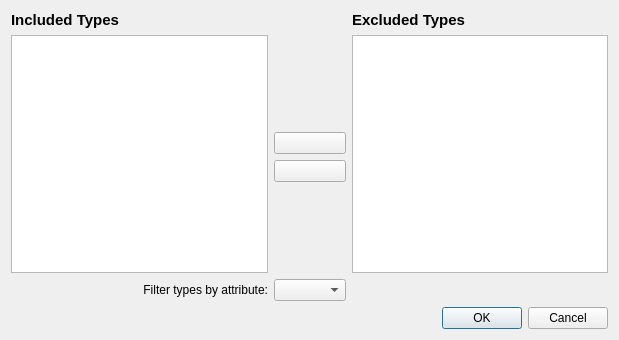
<?xml version="1.0" encoding="UTF-8"?>
<ui version="4.0">
 <class>Dialog</class>
 <widget class="QDialog" name="Dialog">
  <property name="geometry">
   <rect>
    <x>0</x>
    <y>0</y>
    <width>619</width>
    <height>340</height>
   </rect>
  </property>
  <property name="windowTitle">
   <string>Exclude Types From Analysis</string>
  </property>
  <layout class="QGridLayout" name="gridLayout">
   <item row="0" column="0">
    <widget class="QLabel" name="label">
     <property name="sizePolicy">
      <sizepolicy hsizetype="Preferred" vsizetype="Fixed">
       <horstretch>0</horstretch>
       <verstretch>0</verstretch>
      </sizepolicy>
     </property>
     <property name="maximumSize">
      <size>
       <width>16777215</width>
       <height>20</height>
      </size>
     </property>
     <property name="font">
      <font>
       <pointsize>11</pointsize>
       <weight>75</weight>
       <bold>true</bold>
      </font>
     </property>
     <property name="text">
      <string>Included Types</string>
     </property>
    </widget>
   </item>
   <item row="0" column="2">
    <widget class="QLabel" name="label_2">
     <property name="sizePolicy">
      <sizepolicy hsizetype="Preferred" vsizetype="Fixed">
       <horstretch>0</horstretch>
       <verstretch>0</verstretch>
      </sizepolicy>
     </property>
     <property name="maximumSize">
      <size>
       <width>16777215</width>
       <height>20</height>
      </size>
     </property>
     <property name="font">
      <font>
       <pointsize>11</pointsize>
       <weight>75</weight>
       <bold>true</bold>
      </font>
     </property>
     <property name="text">
      <string>Excluded Types</string>
     </property>
    </widget>
   </item>
   <item row="1" column="1">
    <spacer name="verticalSpacer">
     <property name="orientation">
      <enum>Qt::Vertical</enum>
     </property>
     <property name="sizeHint" stdset="0">
      <size>
       <width>20</width>
       <height>40</height>
      </size>
     </property>
    </spacer>
   </item>
   <item row="2" column="1">
    <widget class="QPushButton" name="exclude_a_type">
     <property name="toolTip">
      <string>Exclude selected types.</string>
     </property>
     <property name="text">
      <string/>
     </property>
     <property name="icon">
      <iconset theme="go-next"/>
     </property>
    </widget>
   </item>
   <item row="3" column="1">
    <widget class="QPushButton" name="include_a_type">
     <property name="toolTip">
      <string>Include selected types.</string>
     </property>
     <property name="text">
      <string/>
     </property>
     <property name="icon">
      <iconset theme="go-previous"/>
     </property>
    </widget>
   </item>
   <item row="4" column="1">
    <spacer name="verticalSpacer_2">
     <property name="orientation">
      <enum>Qt::Vertical</enum>
     </property>
     <property name="sizeHint" stdset="0">
      <size>
       <width>20</width>
       <height>40</height>
      </size>
     </property>
    </spacer>
   </item>
   <item row="6" column="2">
    <widget class="QDialogButtonBox" name="buttonBox">
     <property name="orientation">
      <enum>Qt::Horizontal</enum>
     </property>
     <property name="standardButtons">
      <set>QDialogButtonBox::Cancel|QDialogButtonBox::Ok</set>
     </property>
    </widget>
   </item>
   <item row="5" column="1">
    <widget class="QComboBox" name="attr">
     <property name="maximumSize">
      <size>
       <width>150</width>
       <height>16777215</height>
      </size>
     </property>
    </widget>
   </item>
   <item row="5" column="0">
    <widget class="QLabel" name="label_3">
     <property name="text">
      <string>Filter types by attribute:</string>
     </property>
     <property name="alignment">
      <set>Qt::AlignRight|Qt::AlignTrailing|Qt::AlignVCenter</set>
     </property>
    </widget>
   </item>
   <item row="1" column="0" rowspan="4">
    <widget class="QListView" name="included_types">
     <property name="selectionMode">
      <enum>QAbstractItemView::ExtendedSelection</enum>
     </property>
    </widget>
   </item>
   <item row="1" column="2" rowspan="4">
    <widget class="QListView" name="excluded_types">
     <property name="selectionMode">
      <enum>QAbstractItemView::ExtendedSelection</enum>
     </property>
    </widget>
   </item>
  </layout>
 </widget>
 <resources/>
 <connections>
  <connection>
   <sender>buttonBox</sender>
   <signal>accepted()</signal>
   <receiver>Dialog</receiver>
   <slot>accept()</slot>
   <hints>
    <hint type="sourcelabel">
     <x>248</x>
     <y>254</y>
    </hint>
    <hint type="destinationlabel">
     <x>157</x>
     <y>274</y>
    </hint>
   </hints>
  </connection>
  <connection>
   <sender>buttonBox</sender>
   <signal>rejected()</signal>
   <receiver>Dialog</receiver>
   <slot>reject()</slot>
   <hints>
    <hint type="sourcelabel">
     <x>316</x>
     <y>260</y>
    </hint>
    <hint type="destinationlabel">
     <x>286</x>
     <y>274</y>
    </hint>
   </hints>
  </connection>
 </connections>
</ui>
